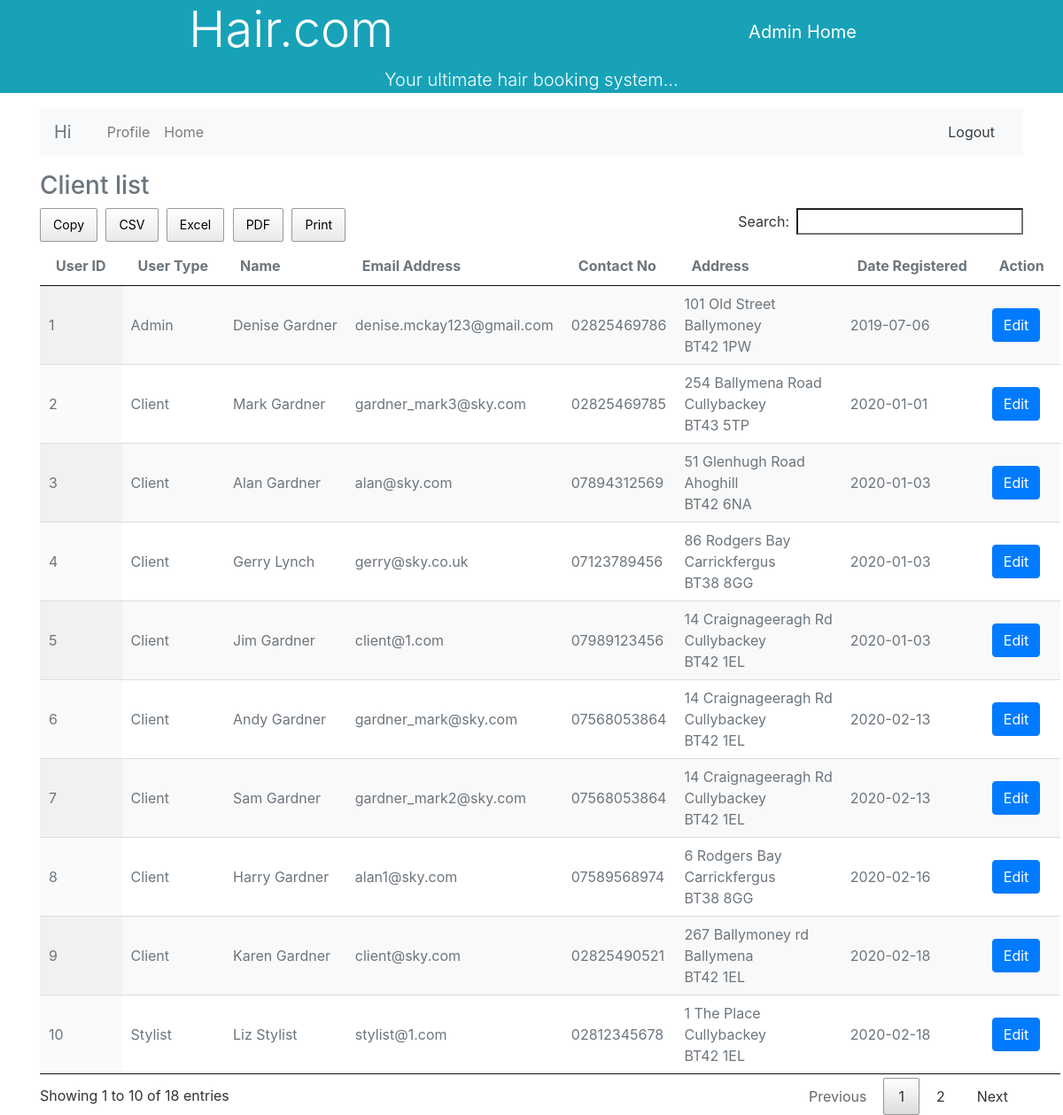
The app's page /customers_bak.php with its own data.
### tables this page shows
CREATE TABLE `tblusers` (
  `UserID` int(11) NOT NULL,
  `Firstname` varchar(50) NOT NULL,
  `Surname` varchar(50) NOT NULL,
  `Username` varchar(50) NOT NULL,
  `Password` char(255) NOT NULL,
  `phonenumber` varchar(11) DEFAULT NULL,
  `address1` varchar(50) DEFAULT '''NULL''',
  `address2` varchar(50) DEFAULT '''NULL''',
  `postcode` varchar(8) DEFAULT '''NULL''',
  `DateRegistered` datetime NOT NULL DEFAULT current_timestamp(),
  `UserType` int(1) NOT NULL,
  `hairAnalysis` tinyint(1) NOT NULL
);

### customers_bak.php (the view, shortened to what this page needs)
<?php
include 'myFunctions.php';
?>
<!doctype html>
<html lang="en">
<head>
    <link rel="stylesheet" type="text/css" href="css/jquery.dataTables.min.css"/>
    <link rel="stylesheet" type="text/css" href="css/buttons.dataTables.min.css"/>
    <link href="bootstrap-4.0.0-dist\css\bootstrap.min.css" rel="stylesheet"/>
</head>
<body>
<div class="float-right sticky-top"
     style="padding:1% 18%"><?php Button('Admin Home', 'hair.com_stylistAdmin_home.php') ?></div>
<div class="container text-muted">
    <?php
    $query = "SELECT * FROM tblusers";
    $result = $db->query($query);
    if ($result->num_rows > 0) {
    ?>
    <h3>Client list</h3>
    <table id="custTbl" class="display nowrap">
        <thead>
        <tr>
            <th scope="col">User ID</th>
            <th scope="col">User Type</th>
            <th scope="col">Name</th>
            <th scope="col">Email Address</th>
            <th scope="col">Contact No</th>
            <th scope="col">Address</th>
            <th scope="col">Date Registered</th>
            <th scope="col">Action</th>
        </tr>
        </thead>
        <?php
        while ($row = mysqli_fetch_array($result)) {
            ?>
            <tr data-href="www.google.com">
                <td> <?php echo $row['UserID'] ?> </td>
                <td>  <?php
                    if ($row['UserType'] == 1)
                        echo "Client";
                    elseif ($row['UserType'] == 2)
                        echo "Stylist";
                    elseif ($row['UserType'] == 3)
                        echo "Admin";
                    ?> </td>
                <td> <?php echo $row['Firstname'] . " " . $row['Surname'] ?> </td>
                <td>  <?php echo $row['Username'] ?> </td>
                <td> <?php echo $row['phonenumber'] ?> </td>
                <td> <?php echo
                        $row['address1'] . "<br>" . $row['address2'] . "<br>" . $row['postcode'] ?> </td>
                <td> <?php echo strtok($row['DateRegistered'], " ") ?></td>
                <td>
                    <button type="button" class="btn btn-primary">Edit</button>
                </td>
            </tr>
            <?php
        }
        }
        ?>
    </table>
</div>
</body>
</html>

### records on screen
tblusers: UserID "1", UserType "Admin", Firstname "Denise", Surname "Gardner", Username "denise.mckay123@gmail.com", phonenumber "02825469786", address1 "101 Old Street", address2 "Ballymoney", postcode "BT42 1PW", DateRegistered "2019-07-06"
tblusers: UserID "2", UserType "Client", Firstname "Mark", Surname "Gardner", Username "gardner_mark3@sky.com", phonenumber "02825469785", address1 "254 Ballymena Road", address2 "Cullybackey", postcode "BT43 5TP", DateRegistered "2020-01-01"
tblusers: UserID "3", UserType "Client", Firstname "Alan", Surname "Gardner", Username "alan@sky.com", phonenumber "07894312569", address1 "51 Glenhugh Road", address2 "Ahoghill", postcode "BT42 6NA", DateRegistered "2020-01-03"
tblusers: UserID "4", UserType "Client", Firstname "Gerry", Surname "Lynch", Username "gerry@sky.co.uk", phonenumber "07123789456", address1 "86 Rodgers Bay", address2 "Carrickfergus", postcode "BT38 8GG", DateRegistered "2020-01-03"
tblusers: UserID "5", UserType "Client", Firstname "Jim", Surname "Gardner", Username "client@1.com", phonenumber "07989123456", address1 "14 Craignageeragh Rd", address2 "Cullybackey", postcode "BT42 1EL", DateRegistered "2020-01-03"
tblusers: UserID "6", UserType "Client", Firstname "Andy", Surname "Gardner", Username "gardner_mark@sky.com", phonenumber "07568053864", address1 "14 Craignageeragh Rd", address2 "Cullybackey", postcode "BT42 1EL", DateRegistered "2020-02-13"
tblusers: UserID "7", UserType "Client", Firstname "Sam", Surname "Gardner", Username "gardner_mark2@sky.com", phonenumber "07568053864", address1 "14 Craignageeragh Rd", address2 "Cullybackey", postcode "BT42 1EL", DateRegistered "2020-02-13"
tblusers: UserID "8", UserType "Client", Firstname "Harry", Surname "Gardner", Username "alan1@sky.com", phonenumber "07589568974", address1 "6 Rodgers Bay", address2 "Carrickfergus", postcode "BT38 8GG", DateRegistered "2020-02-16"
tblusers: UserID "9", UserType "Client", Firstname "Karen", Surname "Gardner", Username "client@sky.com", phonenumber "02825490521", address1 "267 Ballymoney rd", address2 "Ballymena", postcode "BT42 1EL", DateRegistered "2020-02-18"
tblusers: UserID "10", UserType "Stylist", Firstname "Liz", Surname "Stylist", Username "stylist@1.com", phonenumber "02812345678", address1 "1 The Place", address2 "Cullybackey", postcode "BT42 1EL", DateRegistered "2020-02-18"

### other values on screen
$string "Admin Home"
$text "Hair.com"
$text2 "Your ultimate hair booking system..."
